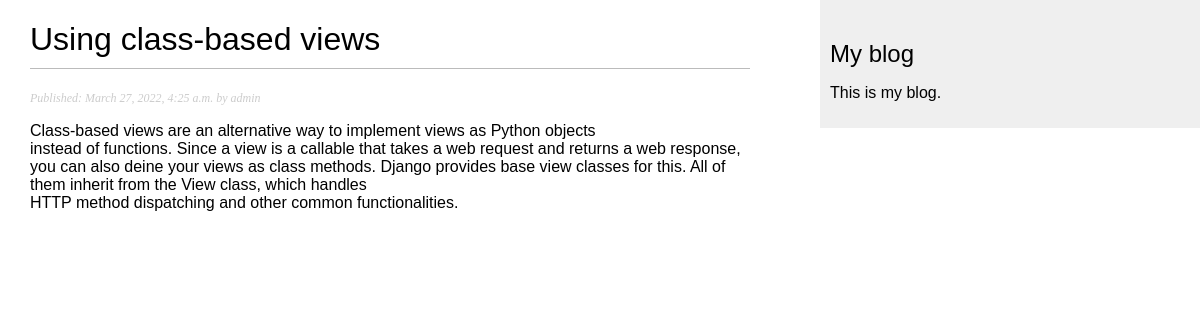
/blog/2022/3/27/using-class-based-views/, run on the app's committed database.
### blog/models.py (models this page shows, shortened)
class Post(models.Model):
    STATUS_CHOICES = (
        ('draft', 'Draft'),
        ('published', 'Published')
    )
    title = models.CharField(max_length=250)
    slug = models.SlugField(max_length=250, unique_for_date='publish')
    author = models.ForeignKey(User, on_delete=models.CASCADE, related_name='blog_posts')
    body = models.TextField()
    publish = models.DateTimeField(default=timezone.now)
    created = models.DateTimeField(auto_now_add=True)
    updated = models.DateTimeField(auto_now=True)
    status = models.CharField(max_length=10, choices=STATUS_CHOICES, default='draft')
    objects = models.Manager()
    published = PublishedManager()
    class Meta:
        ordering = ('-publish',)

### blog/views.py (the view)
def post_detail(request, year, month, day, post):
    post = get_object_or_404(Post,
                             slug=post,
                             status='published',
                             publish__year=year,
                             publish__month=month,
                             publish__day=day)
    return render(request, 'blog/post/detail.html', {'post': post})

### blog/templates/blog/post/detail.html (shortened to what this page needs)
{% extends "blog/base.html" %}
{% block content %}
  <h1>{{ post.title }}</h1>
  <p class="date">
    Published: {{ post.publish }} by {{ post.author }}
  </p>
  {{ post.body | linebreaks }}
{% endblock %}

### blog/static/css/blog.css (style rules this page uses)
body { margin:0; padding:0; font-family:helvetica, sans-serif; }
h1 { font-weight:normal; border-bottom:1px solid #bbb; padding:0 0 10px 0; }
p.date { color:#ccc; font-family: georgia, serif; font-size: 12px; font-style: italic; }

### data on the page
Post: title "Using class-based views", publish "March 27, 2022, 4:25 a.m.", author "admin", body "Class-based views are an alternative way to implement views as Python objects instead of functions. Since a view is a callable that takes a web request and returns a web response, you can also deine your views as class methods. Django provides base view classes for this. All of them inherit from the View class, which handles HTTP method dispatching and other common functionalities."
